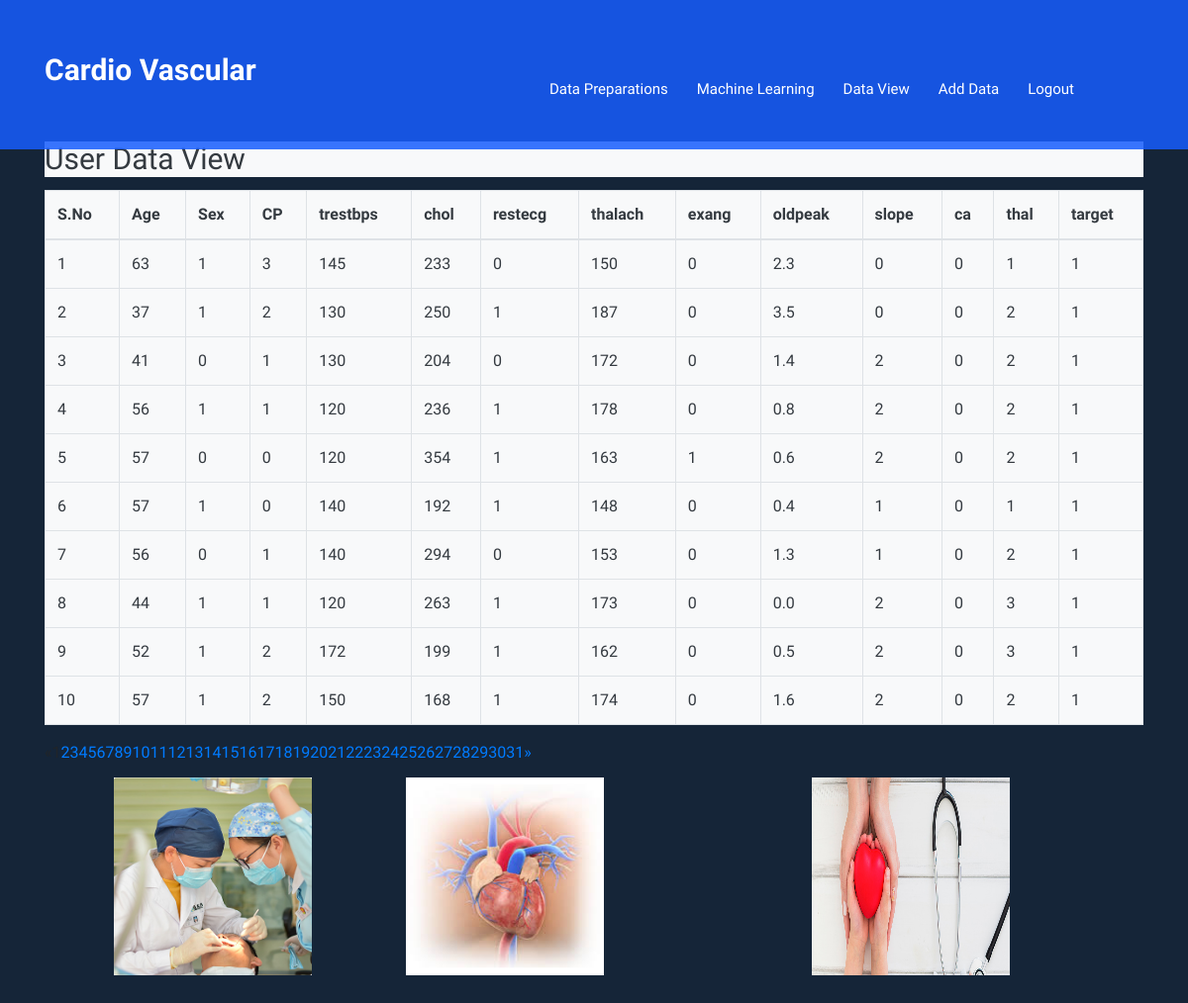
The page /UserDataView/ on the database its author committed.
### users/models.py (models this page shows, shortened)
class HearDataModel(models.Model):
    age = models.IntegerField()
    sex = models.IntegerField()
    cp = models.IntegerField()
    trestbps = models.IntegerField()
    chol = models.IntegerField()
    fbs = models.IntegerField()
    restecg = models.IntegerField()
    thalach = models.IntegerField()
    exang = models.IntegerField()
    oldpeak = models.FloatField()
    slope = models.IntegerField()
    ca = models.IntegerField()
    thal = models.IntegerField()
    target = models.IntegerField()
    class Meta:
        db_table = 'HeartDatabase'

### users/views.py (the view)
# urls.py: path('UserDataView/',usr.UserDataView,name='UserDataView'),
def UserDataView(request):
    data_list = HearDataModel.objects.all()
    page = request.GET.get('page', 1)
    paginator = Paginator(data_list, 10)
    try:
        users = paginator.page(page)
    except PageNotAnInteger:
        users = paginator.page(1)
    except EmptyPage:
        users = paginator.page(paginator.num_pages)
    return render(request, 'users/DataView_list.html', {'users': users})

### assets/templates/users/DataView_list.html (shortened to what this page needs)
{% extends 'users/UserBase.html'%}
{%block contents%}
 <p class="footer_title bg-light text-dark">
     <h2 class="bg-light text-dark">User Data View</h2>
<p class="footer_title bg-light text-dark">
<table class="table table-bordered footer_title bg-light text-dark">
  <thead>
    <tr>
        <th>S.No</th>
        <th>Age</th>
        <th>Sex</th>
        <th>CP</th>
        <th>trestbps</th>
        <th>chol</th>
        <th>restecg</th>
        <th>thalach</th>
        <th>exang </th>
        <th>oldpeak </th>
        <th>slope </th>
        <th>ca </th>
        <th>thal </th>
        <th>target </th>
    </tr>
  </thead>
  <tbody>
    {% for i in users %}
      <tr>
        <td>{{i.id}}</td>
                                                <td>{{i.age}}</td>
                                                <td>{{i.sex}}</td>
                                                <td>{{i.cp}}</td>
                                                <td>{{i.trestbps}}</td>
                                                <td>{{i.chol}}</td>
                                                <td>{{i.restecg}}</td>
                                                <td>{{i.thalach}}</td>
                                                <td>{{i.exang}}</td>
                                                <td>{{i.oldpeak}}</td>
                                                <td>{{i.slope}}</td>
                                                <td>{{i.ca}}</td>
                                                <td>{{i.thal}}</td>
                                                <td>{{i.target}}</td>
      </tr>
    {% endfor %}
  </tbody>
</table>
{% if users.has_other_pages %}
  <ul class="pagination">
    {% if users.has_previous %}
      <li><a href="?page={{ users.previous_page_number }}">&laquo;</a></li>
    {% else %}
      <li class="disabled"><span>&laquo;</span></li>
    {% endif %}
    {% for i in users.paginator.page_range %}
      {% if users.number == i %}
        <li class="active"><span>{{ i }} <span class="sr-only">(current)</span></span></li>
      {% else %}
        <li><a href="?page={{ i }}">{{ i }}</a></li>
      {% endif %}
    {% endfor %}
    {% if users.has_next %}
      <li><a href="?page={{ users.next_page_number }}">&raquo;</a></li>
    {% else %}
      <li class="disabled"><span>&raquo;</span></li>
    {% endif %}
  </ul>
{% endif %}
</p>
 </p>
{%endblock%}

### assets/templates/users/UserBase.html (shortened to what this page needs)
{% load static %}
<!doctype html>
<html class="no-js" lang="zxx">
<head>
    <link rel="stylesheet" href="{%static 'css/bootstrap.min.css'%}"%>
    <link rel="stylesheet" href="{%static 'css/owl.carousel.min.css'%}">
    <link rel="stylesheet" href="{%static 'css/magnific-popup.css'%}">
    <link rel="stylesheet" href="{%static 'css/font-awesome.min.css'%}">
    <link rel="stylesheet" href="{%static 'css/themify-icons.css'%}">
    <link rel="stylesheet" href="{%static 'css/nice-select.css'%}">
    <link rel="stylesheet" href="{%static 'css/flaticon.css'%}">
    <link rel="stylesheet" href="{%static 'css/gijgo.css'%}">
    <link rel="stylesheet" href="{%static 'css/animate.css'%}">
    <link rel="stylesheet" href="{%static 'css/slicknav.css'%}">
    <link rel="stylesheet" href="{%static 'css/style.css'%}">
</head>
<body>
    <header>
        <div class="header-area ">
            <div id="sticky-header" class="main-header-area">
                <div class="container">
                    <div class="row align-items-center">
                        <div class="col-xl-3 col-lg-3">
                            <div class="logo-img">
                                <h2 style="color:white;"><strong>Cardio Vascular</strong> </h2>
                            </div>
                        </div>
                        <div class="col-xl-9 col-lg-9">
                            <div class="menu_wrap d-none d-lg-block">
                                <div class="menu_wrap_inner d-flex align-items-center justify-content-end">
                                    <div class="main-menu">
                                        <nav>
                                            <ul id="navigation">
                                                <li><a href="{%url 'DataPreparations'%}">Data Preparations</a></li>
                                                <li><a href="{%url 'UserMachineLearning'%}">Machine Learning </a></li>
                                                <li><a href="{%url 'UserDataView'%}">Data View</a> </li>
                                                <li><a href="{%url 'UserAddData'%}">Add Data</a> </li>
                                                 <li><a href="{%url 'logout'%}">logout </a></li>
                                            </ul>
                                        </nav>
                                    </div>
                                </div>
                            </div>
                        </div>
                        <div class="col-12">
                        </div>
                    </div>
                </div>
            </div>
        </div>
    </header>
    <footer class="footer">
        <div class="footer_top">
            <div class="container">
                {%block contents%}
                {%endblock%}
            </div>
           <div class="row">
                    <div class="col-xl-4 col-md-6 col-lg-5 ">
                        <div class="footer_widget">
                            <div class="footer_logo">
                                <img src="{%static 'img/1.jpg'%}"  width="200px" height="200px">
                            </div>
                        </div>
                    </div>
                    <div class="col-xl-4 col-md-6 col-lg-4">
                        <div class="footer_widget">
                            <img src="{%static 'img/cardio.jpg'%}" width="200px" height="200px" >
                        </div>
                    </div>
                    <div class="col-xl-4  col-md-6 col-lg-4">
                        <div class="footer_widget">
                            <img src="{%static 'img/emergency_1.jpg'%}" width="200px" height="200px" >
                        </div>
                    </div>
                </div>
        </div>
    </footer>
</body>
</html>

### rows shown on the page
HearDataModel: id "1", age "63", sex "1", cp "3", trestbps "145", chol "233", restecg "0", thalach "150", exang "0", oldpeak "2.3", slope "0", ca "0", thal "1", target "1"
HearDataModel: id "2", age "37", sex "1", cp "2", trestbps "130", chol "250", restecg "1", thalach "187", exang "0", oldpeak "3.5", slope "0", ca "0", thal "2", target "1"
HearDataModel: id "3", age "41", sex "0", cp "1", trestbps "130", chol "204", restecg "0", thalach "172", exang "0", oldpeak "1.4", slope "2", ca "0", thal "2", target "1"
HearDataModel: id "4", age "56", sex "1", cp "1", trestbps "120", chol "236", restecg "1", thalach "178", exang "0", oldpeak "0.8", slope "2", ca "0", thal "2", target "1"
HearDataModel: id "5", age "57", sex "0", cp "0", trestbps "120", chol "354", restecg "1", thalach "163", exang "1", oldpeak "0.6", slope "2", ca "0", thal "2", target "1"
HearDataModel: id "6", age "57", sex "1", cp "0", trestbps "140", chol "192", restecg "1", thalach "148", exang "0", oldpeak "0.4", slope "1", ca "0", thal "1", target "1"
HearDataModel: id "7", age "56", sex "0", cp "1", trestbps "140", chol "294", restecg "0", thalach "153", exang "0", oldpeak "1.3", slope "1", ca "0", thal "2", target "1"
HearDataModel: id "8", age "44", sex "1", cp "1", trestbps "120", chol "263", restecg "1", thalach "173", exang "0", oldpeak "0.0", slope "2", ca "0", thal "3", target "1"
HearDataModel: id "9", age "52", sex "1", cp "2", trestbps "172", chol "199", restecg "1", thalach "162", exang "0", oldpeak "0.5", slope "2", ca "0", thal "3", target "1"
HearDataModel: id "10", age "57", sex "1", cp "2", trestbps "150", chol "168", restecg "1", thalach "174", exang "0", oldpeak "1.6", slope "2", ca "0", thal "2", target "1"

### other values the page prints
{{ i }} "2" "3" "4" "5" "6" "7" "8" "9" "10" "11" "12" "13" "14" "15" "16" "17" "18" "19" "20" "21" "22" "23" "24" "25" "26" "27" "28" "29" "30" "31"
